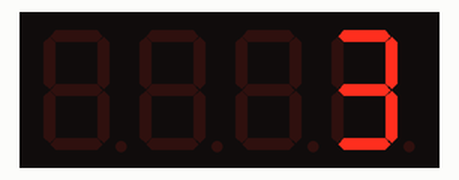
This program was run on a simulated Arduino Mega 2560, built with avr-gcc and run on an emulated ATmega2560. Parts: 4-digit seven-segment display. Wiring (inferred from the names in the program): 4-digit 7-segment display, segments lit when LOW: segments pin 6, pin 7, pin 8, pin 9, pin 10, pin 11, pin 12; digit selects A1, A2, A3, A4. The segment pins are drawn as the display they are named for.

Above: at 0.2 s.
At 4.0 s:
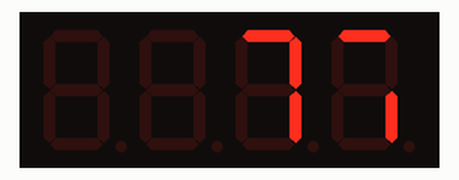
At 8.31 s:
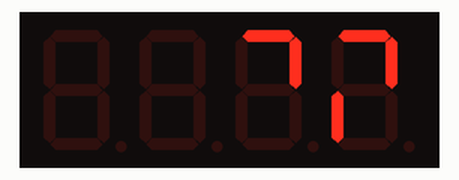
At 18.04 s:
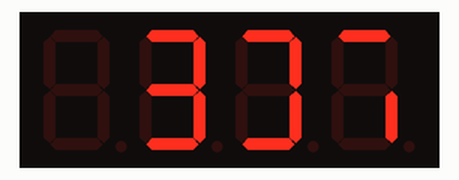
At 29.01 s:
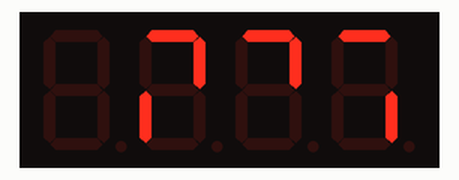
At 39.82 s:
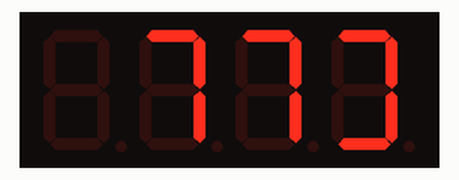

The program:

main.cpp
```cpp
#include <Arduino.h>

#define BITSIZE 14
#define TOTAL_DIGITS 4
#define TOTAL_SEGMENTS 7
#define MAX_COUNT power(10, TOTAL_DIGITS)

int segments[] = {12, 11, 10, 9, 8, 7, 6};
int digits[] = {A1, A2, A3, A4};

int count = 0;

void displayDigit(int number);
void disableDisplay();
int power(int base, int exponent);
bool clockTick(uint32_t ticks);

void setup()
{
  for (int i = 0; i < TOTAL_SEGMENTS; i++)
  {
    pinMode(segments[i], OUTPUT);
  }

  for (int i = 0; i < TOTAL_DIGITS; i++)
  {
    pinMode(digits[i], OUTPUT);
  }

  Serial.begin(9600);
}

void loop()
{
  displayDigit(count);

  if (clockTick(100))
  {
    count = (count + 1) % MAX_COUNT;
  }
}

void displayDigit(int number)
{
  const int digitSegments[][TOTAL_SEGMENTS] = {
      {1, 1, 1, 1, 1, 1, 0}, // Define segments for digits 0-9
      {0, 1, 1, 0, 0, 0, 0},
      {1, 1, 0, 1, 1, 0, 1},
      {1, 1, 1, 1, 0, 0, 1},
      {0, 1, 1, 0, 0, 1, 1},
      {1, 0, 1, 1, 0, 1, 1},
      {1, 0, 1, 1, 1, 1, 1},
      {1, 1, 1, 0, 0, 0, 0},
      {1, 1, 1, 1, 1, 1, 1},
      {1, 1, 1, 1, 0, 1, 1}};

  for (int i = TOTAL_DIGITS - 1; i >= 0; i--)
  {
    byte digitNumber = (number / power(10, TOTAL_DIGITS - 1 - i)) % 10;

    disableDisplay();

    digitalWrite(digits[i], i == TOTAL_DIGITS - 1 || number / power(10, TOTAL_DIGITS - 1 - i) > 0 ? LOW : HIGH);

    for (int j = 0; j < TOTAL_SEGMENTS; j++)
    {
      digitalWrite(segments[j], digitSegments[digitNumber][j]);
    }
  }
}

void disableDisplay()
{
  for (unsigned int i = 0; i < TOTAL_DIGITS; i++)
  {
    digitalWrite(digits[i], HIGH);
  }

  for (unsigned int i = 0; i < TOTAL_SEGMENTS; i++)
  {
    digitalWrite(segments[i], LOW);
  }
}

int power(int base, int exponent)
{
  int result = 1;

  for (int i = 0; i < exponent; i++)
  {
    result *= base;
  }

  return result;
}

bool clockTick(uint32_t ticks)
{
  static uint32_t previousSecond = millis();

  if (millis() - previousSecond >= ticks)
  {
    previousSecond = millis();

    return true;
  }
  else
  {
    return false;
  }
}
```
